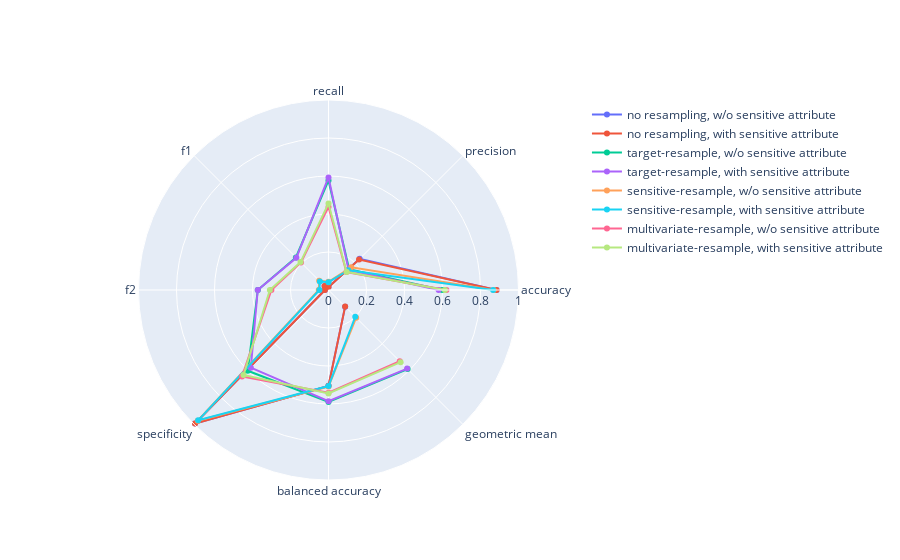

Here is the notebook cell this chart was saved with:
### Markdown cell above
Model performance results

### Code cell
categories = ['accuracy', 'precision', 'recall', 'f1', 'f2', 'specificity', 'balanced accuracy', 'geometric mean']
dataset_ref = [ 'no resampling, w/o sensitive attribute', 'no resampling, with sensitive attribute', \
                    'target-resample, w/o sensitive attribute', 'target-resample, with sensitive attribute', \
                    'sensitive-resample, w/o sensitive attribute', 'sensitive-resample, with sensitive attribute', \
                    'multivariate-resample, w/o sensitive attribute', 'multivariate-resample, with sensitive attribute']


fig = go.Figure()

for res_list,ref in zip(performance_results, dataset_ref):

  fig.add_trace(go.Scatterpolar(
        r=res_list,
        theta=categories,
        # fill='toself',
        name=ref
  ))


fig.update_layout(
  polar=dict(
    radialaxis=dict(
      visible=True,
      range=[0, 1]
    )),
  showlegend=True
)

fig.show()

### Figure 1 — Plotly figure (JSON) as saved in the notebook; plotly's stock layout.template omitted (floating-point values rounded to 4 significant figures)
{"data": [{"name": "no resampling, w/o sensitive attribute", "r": [0.8844, 0.2318, 0.01541, 0.0289, 0.01895, 0.9936, 0.5045, 0.1237], "theta": ["accuracy", "precision", "recall", "f1", "f2", "specificity", "balanced accuracy", "geometric mean"], "type": "scatterpolar"}, {"name": "no resampling, with sensitive attribute", "r": [0.8843, 0.2273, 0.01541, 0.02887, 0.01894, 0.9934, 0.5044, 0.1237], "theta": ["accuracy", "precision", "recall", "f1", "f2", "specificity", "balanced accuracy", "geometric mean"], "type": "scatterpolar"}, {"name": "target-resample, w/o sensitive attribute", "r": [0.5984, 0.1537, 0.5768, 0.2427, 0.372, 0.6011, 0.589, 0.5888], "theta": ["accuracy", "precision", "recall", "f1", "f2", "specificity", "balanced accuracy", "geometric mean"], "type": "scatterpolar"}, {"name": "target-resample, with sensitive attribute", "r": [0.5797, 0.1499, 0.5923, 0.2392, 0.3724, 0.5781, 0.5852, 0.5852], "theta": ["accuracy", "precision", "recall", "f1", "f2", "specificity", "balanced accuracy", "geometric mean"], "type": "scatterpolar"}, {"name": "sensitive-resample, w/o sensitive attribute", "r": [0.8694, 0.1689, 0.04359, 0.0693, 0.05119, 0.9731, 0.5083, 0.206], "theta": ["accuracy", "precision", "recall", "f1", "f2", "specificity", "balanced accuracy", "geometric mean"], "type": "scatterpolar"}, {"name": "sensitive-resample, with sensitive attribute", "r": [0.8665, 0.1469, 0.04095, 0.06405, 0.04785, 0.9701, 0.5055, 0.1993], "theta": ["accuracy", "precision", "recall", "f1", "f2", "specificity", "balanced accuracy", "geometric mean"], "type": "scatterpolar"}, {"name": "multivariate-resample, w/o sensitive attribute", "r": [0.6206, 0.1335, 0.4373, 0.2046, 0.3005, 0.6437, 0.5405, 0.5305], "theta": ["accuracy", "precision", "recall", "f1", "f2", "specificity", "balanced accuracy", "geometric mean"], "type": "scatterpolar"}, {"name": "multivariate-resample, with sensitive attribute", "r": [0.6127, 0.1347, 0.4557, 0.208, 0.3087, 0.6325, 0.5441, 0.5369], "theta": ["accuracy", "precision", "recall", "f1", "f2", "specificity", "balanced accuracy", "geometric mean"], "type": "scatterpolar"}], "layout": {"polar": {"radialaxis": {"range": [0, 1], "visible": true}}, "showlegend": true}}
